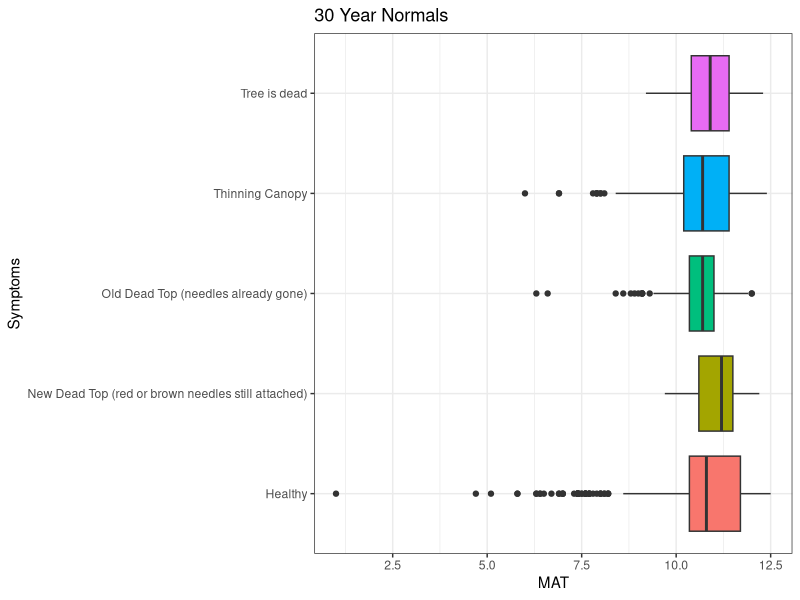
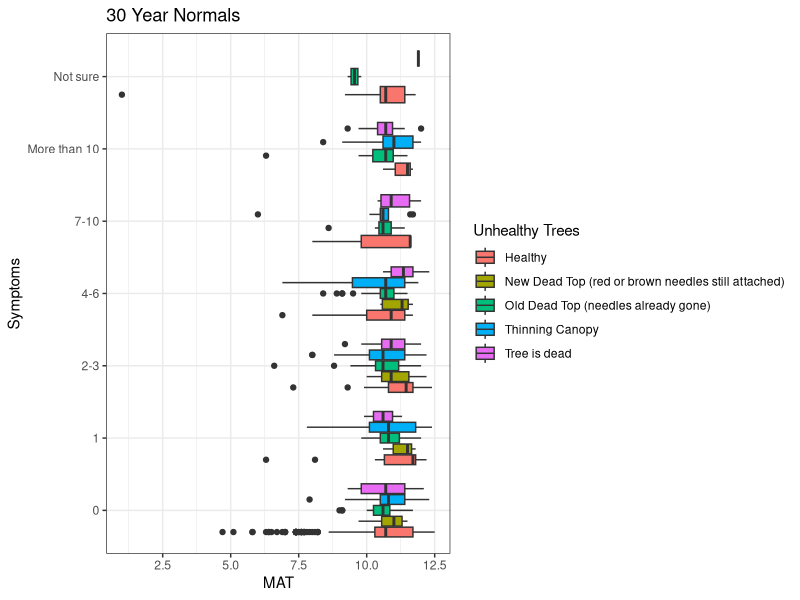
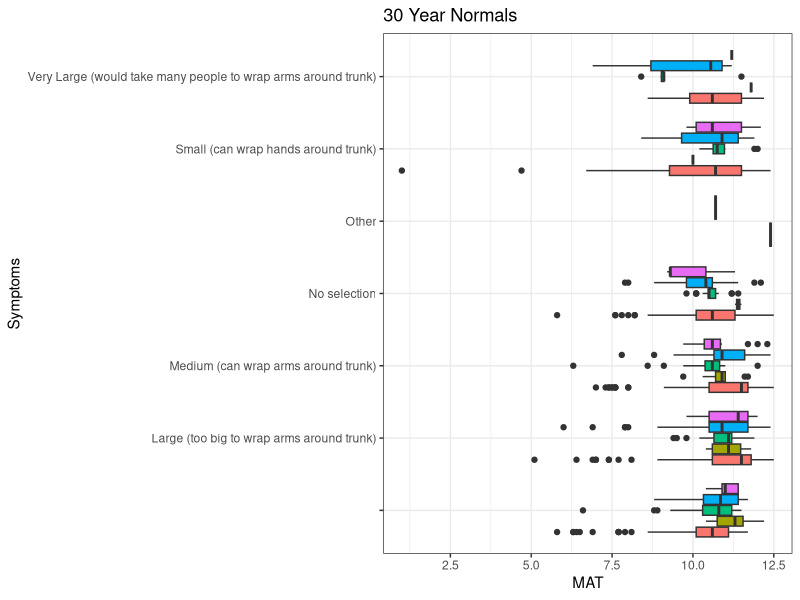
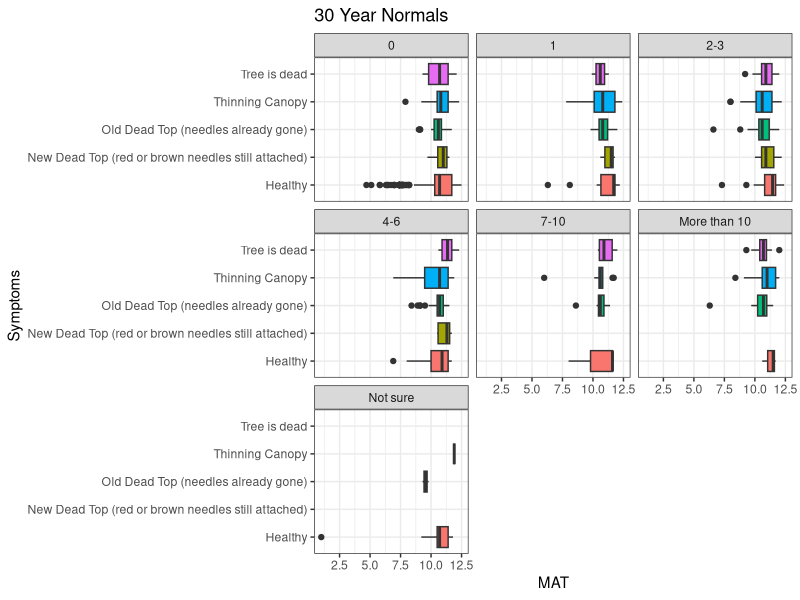
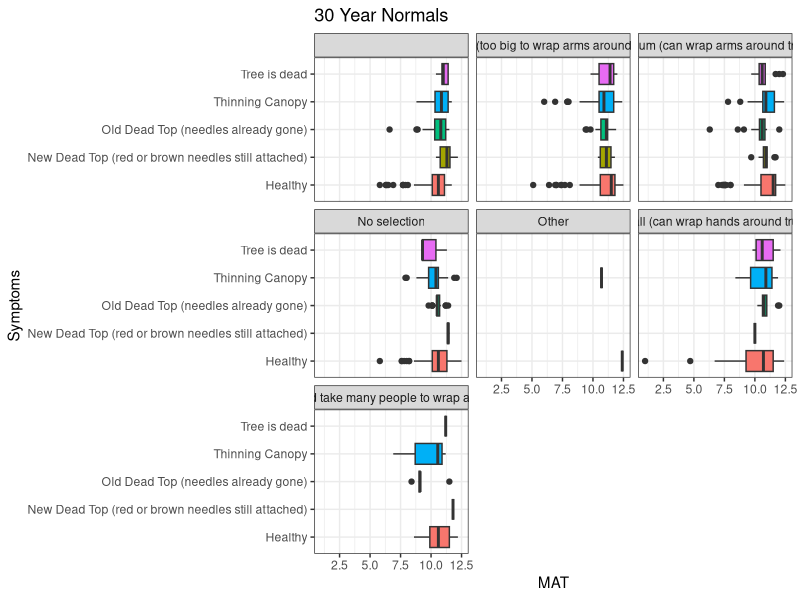
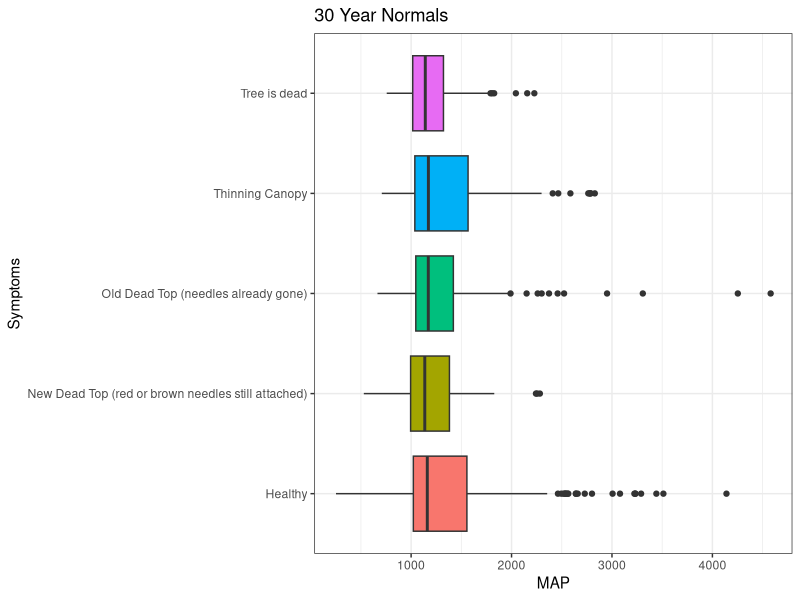
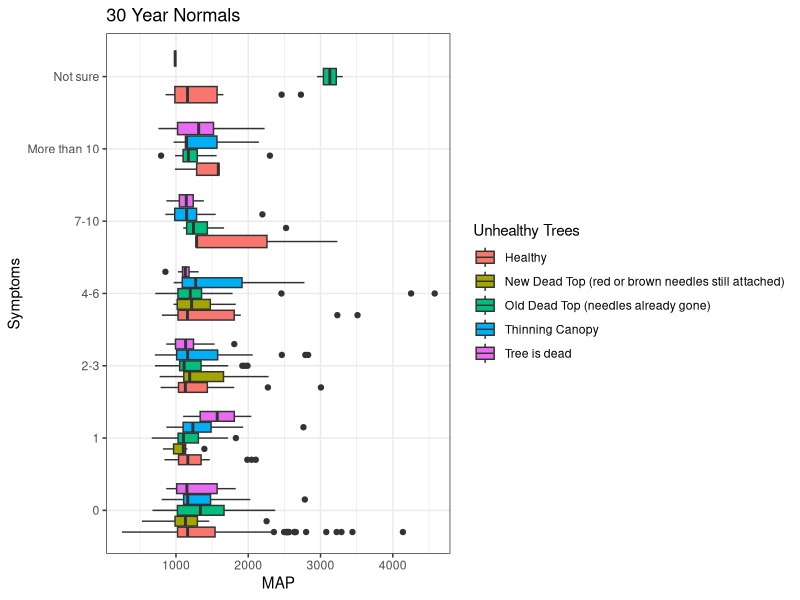
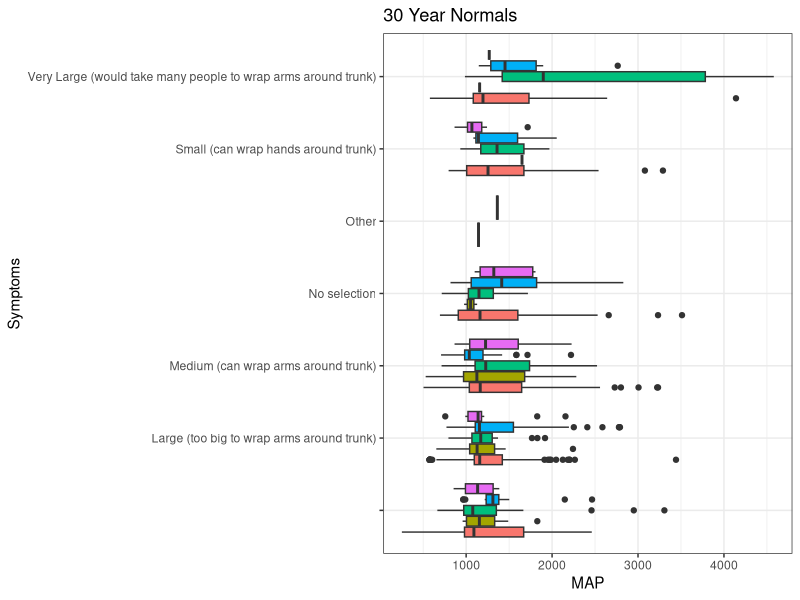

Source code (R) for these figures, in order:
## ---- chunk 1
knitr::opts_chunk$set(echo = FALSE)
## ---- chunk 2
#install.packages("tidyverse")
library(tidyverse)
## ---- chunk 3
data <- read.csv("./data/observations-9.19.21.csv")
## ---- chunk 4
gps <- data[c(1,22,23)]
gps <- rename(gps,lat = latitude) %>% `colnames<-`(c("ID2","lat","long")) %>% mutate(el = ".")
write.csv(gps,file="./data/gps.csv")
## ---- chunk 5
normals <- read.csv("./data/gps_Normal_1991_2020MSY.csv")
normals <- rename(normals, id = ID2)
## ---- chunk 6
combined <- left_join(data,normals,by="id")  %>% filter(MAP >0,na.rm=TRUE)
## ---- chunk 7
combined$field.tree.canopy.symptoms[combined$field.tree.canopy.symptoms=="Multiple Symptoms"] <-"Multiple Symptoms (please list in Notes)"
combined$field.tree.canopy.symptoms[combined$field.tree.canopy.symptoms=="multiple symptoms"] <-"Multiple Symptoms (please list in Notes)"
combined$field.tree.canopy.symptoms[combined$field.tree.canopy.symptoms=="thinning foliage"] <-"Thinning Canopy"
combined$field.tree.canopy.symptoms[combined$field.tree.canopy.symptoms=="healthy"] <-"Healthy"
combined$field.tree.canopy.symptoms[combined$field.tree.canopy.symptoms=="dead top"] <-"Old Dead Top (needles already gone)"
combined <- combined %>% droplevels()
combined$field.tree.canopy.symptoms <- as.factor(combined$field.tree.canopy.symptoms)
levels(combined$field.tree.canopy.symptoms)
## ---- chunk 8
combined$field.number.of.additional.unhealthy.trees..of.same.species..in.area..within.sight.[combined$field.number.of.additional.unhealthy.trees..of.same.species..in.area..within.sight.=="4"] <- "4-6"
combined$field.number.of.additional.unhealthy.trees..of.same.species..in.area..within.sight.[combined$field.number.of.additional.unhealthy.trees..of.same.species..in.area..within.sight.=="5"] <- "4-6"
combined$field.number.of.additional.unhealthy.trees..of.same.species..in.area..within.sight.[combined$field.number.of.additional.unhealthy.trees..of.same.species..in.area..within.sight.=="2"] <- "2-3"
combined <- combined %>% droplevels()
combined$field.number.of.additional.unhealthy.trees..of.same.species..in.area..within.sight. <- as.factor(combined$field.number.of.additional.unhealthy.trees..of.same.species..in.area..within.sight.)
levels(combined$field.number.of.additional.unhealthy.trees..of.same.species..in.area..within.sight.)
## ---- chunk 9
combined$field.optional...tree.size[combined$field.optional...tree.size == "Large"] <- "Large (too big to wrap arms around trunk)"
combined$field.optional...tree.size[combined$field.optional...tree.size == "Medium"] <- "Medium (can wrap arms around trunk)"
combined$field.optional...tree.size[combined$field.optional...tree.size == "Small"] <- "Small (can wrap hands around trunk)"
combined$field.optional...tree.size[combined$field.optional...tree.size == "Very Large"] <- "Very Large (would take many people to wrap arms around trunk)"
combined <- combined %>% droplevels()
combined$field.optional...tree.size <- as.factor(combined$field.optional...tree.size)
levels(combined$field.optional...tree.size)
## ---- chunk 10
filtered.symptoms <- combined  %>% filter(field.tree.canopy.symptoms=="Healthy"|field.tree.canopy.symptoms=="Thinning Canopy"|field.tree.canopy.symptoms=="New Dead Top (red or brown needles still attached)"|field.tree.canopy.symptoms=="Old Dead Top (needles already gone)"|field.tree.canopy.symptoms=="Tree is dead") %>% droplevels()
levels(filtered.symptoms$field.tree.canopy.symptoms)
## ---- chunk 11
ggplot(filtered.symptoms,aes(field.tree.canopy.symptoms,MAT,fill=field.tree.canopy.symptoms))+geom_boxplot(show.legend=FALSE)+coord_flip()+theme_bw() +labs(title="30 Year Normals",x="Symptoms")
## ---- chunk 12
ggplot(filtered.symptoms,aes(field.number.of.additional.unhealthy.trees..of.same.species..in.area..within.sight.,MAT,fill=field.tree.canopy.symptoms))+geom_boxplot()+coord_flip()+theme_bw() +labs(fill="Unhealthy Trees")+labs(title="30 Year Normals",x="Symptoms")
## ---- chunk 13
ggplot(filtered.symptoms,aes(field.optional...tree.size,MAT,fill=field.tree.canopy.symptoms))+geom_boxplot(show.legend=FALSE)+coord_flip()+theme_bw() +labs(fill="Unhealthy Trees")+labs(title="30 Year Normals",x="Symptoms")
## ---- chunk 14
ggplot(filtered.symptoms,aes(field.tree.canopy.symptoms,MAT,fill=field.tree.canopy.symptoms))+geom_boxplot(show.legend=FALSE)+coord_flip()+facet_wrap(~field.number.of.additional.unhealthy.trees..of.same.species..in.area..within.sight.)+theme_bw() +labs(title="30 Year Normals",x="Symptoms")
## ---- chunk 15
ggplot(filtered.symptoms,aes(field.tree.canopy.symptoms,MAT,fill=field.tree.canopy.symptoms))+geom_boxplot(show.legend=FALSE)+coord_flip()+theme_bw() +facet_wrap(~field.optional...tree.size) +labs(title="30 Year Normals",x="Symptoms")
## ---- chunk 16
ggplot(filtered.symptoms,aes(field.tree.canopy.symptoms,MAP,fill=field.tree.canopy.symptoms))+geom_boxplot(show.legend=FALSE)+coord_flip()+theme_bw() +labs(title="30 Year Normals",x="Symptoms")
## ---- chunk 17
ggplot(filtered.symptoms,aes(field.number.of.additional.unhealthy.trees..of.same.species..in.area..within.sight.,MAP,fill=field.tree.canopy.symptoms))+geom_boxplot()+coord_flip()+theme_bw() +labs(fill="Unhealthy Trees") +labs(title="30 Year Normals",x="Symptoms")
## ---- chunk 18
ggplot(filtered.symptoms,aes(field.optional...tree.size,MAP,fill=field.tree.canopy.symptoms))+geom_boxplot(show.legend=FALSE)+coord_flip()+theme_bw() +labs(fill="Unhealthy Trees")+labs(title="30 Year Normals",x="Symptoms")
## ---- chunk 19
ggplot(filtered.symptoms,aes(field.tree.canopy.symptoms,MAP,fill=field.tree.canopy.symptoms))+geom_boxplot(show.legend=FALSE)+coord_flip()+facet_wrap(~field.number.of.additional.unhealthy.trees..of.same.species..in.area..within.sight.)+theme_bw() +labs(title="30 Year Normals",x="Symptoms")
## ---- chunk 20
ggplot(filtered.symptoms,aes(field.tree.canopy.symptoms,MAP,fill=field.tree.canopy.symptoms))+geom_boxplot(show.legend=FALSE)+coord_flip()+theme_bw() +facet_wrap(~field.optional...tree.size) +labs(title="30 Year Normals",x="Symptoms")
